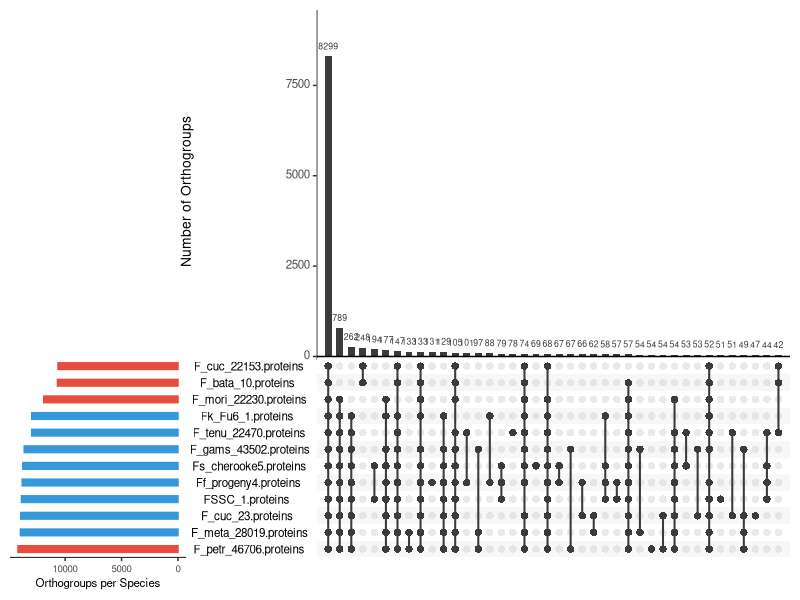
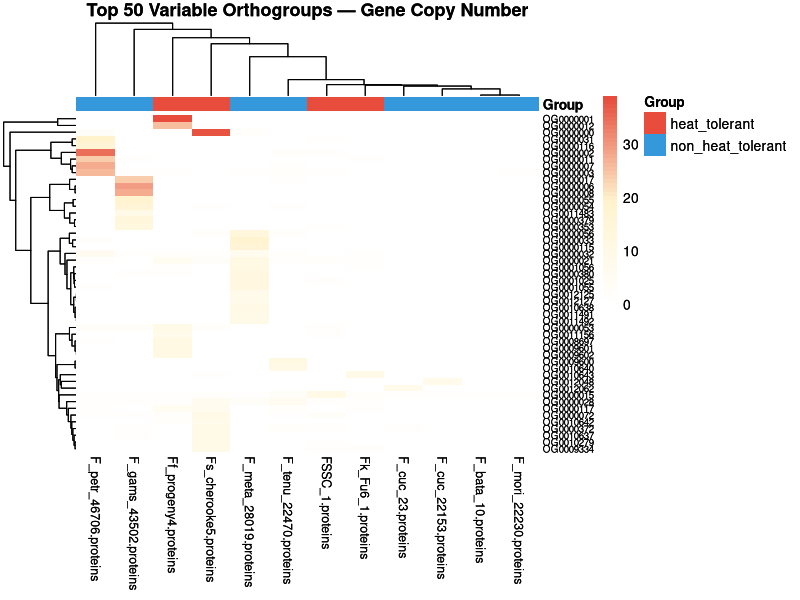
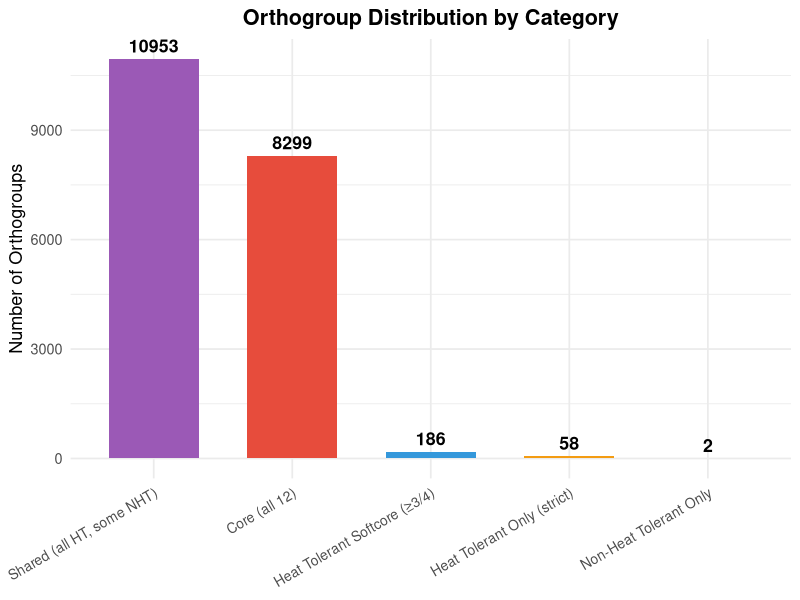

R code for these plots, in order:
## ---- chunk 1
#install.packages(c("tidyverse", "ggplot2", "ggvenn", "pheatmap", "RColorBrewer", "UpSetR"))
## ---- chunk 2
library(UpSetR)
library(tidyverse)
library(ggplot2)
library(pheatmap)
library(RColorBrewer)
## ---- chunk 3
ortho <- read.table("Data/Orthogroups.GeneCount.tsv",
                    header = TRUE, sep = "\t", row.names = 1)
ortho <- ortho[, !colnames(ortho) %in% "Total"] #remove Total column if present
meta <- read.csv("Data/metadata.csv")
rownames(meta) <- meta$genome
## ---- chunk 4
# Confirm column names match metadata
all(colnames(ortho) %in% meta$genome)  # Should return TRUE

# Reorder metadata to match ortho column order
meta <- meta[colnames(ortho), ]

# Separate species by group
heat_species     <- meta$genome[meta$group == "heat_tolerant"]
non_heat_species <- meta$genome[meta$group == "non_heat_tolerant"]
## ---- chunk 5
# Convert gene counts to presence (1) / absence (0)
pa_matrix <- as.data.frame((ortho > 0) * 1)

# ============================================================
# 3. CORE, SHARED, AND UNIQUE ORTHOGROUPS
# ============================================================

# --- Core orthogroups: present in ALL 12 genomes ---
core_OGs <- rownames(pa_matrix)[rowSums(pa_matrix) == ncol(pa_matrix)]
cat("Core orthogroups (all 12 genomes):", length(core_OGs), "\n")

# --- Shared between ALL heat tolerant only (present in all 4 HT, absent in all 8 NHT) ---
heat_present     <- rowSums(pa_matrix[, heat_species]) == length(heat_species)
non_heat_absent  <- rowSums(pa_matrix[, non_heat_species]) == 0
heat_unique_strict <- rownames(pa_matrix)[heat_present & non_heat_absent]
cat("Orthogroups UNIQUE to ALL heat tolerant (strict):", length(heat_unique_strict), "\n")

# --- Present in ALL heat tolerant (may also be in some non-HT) ---
heat_core_OGs <- rownames(pa_matrix)[rowSums(pa_matrix[, heat_species]) == length(heat_species)]
cat("Orthogroups in ALL heat tolerant genomes:", length(heat_core_OGs), "\n")

# --- Present in ALL non-heat tolerant only ---
non_heat_present <- rowSums(pa_matrix[, non_heat_species]) == length(non_heat_species)
heat_absent      <- rowSums(pa_matrix[, heat_species]) == 0
non_heat_unique  <- rownames(pa_matrix)[non_heat_present & heat_absent]
cat("Orthogroups UNIQUE to ALL non-heat tolerant:", length(non_heat_unique), "\n")

# --- Softcore: present in at least 3 of 4 heat tolerant ---
heat_softcore <- rownames(pa_matrix)[rowSums(pa_matrix[, heat_species]) >= 3 &
                                     rowSums(pa_matrix[, non_heat_species]) == 0]
cat("Orthogroups in ≥3 heat tolerant, absent in NHT:", length(heat_softcore), "\n")
## ---- chunk 6
# Save results
write.csv(data.frame(Orthogroup = core_OGs),
          "core_orthogroups_all12.csv", row.names = FALSE)
write.csv(data.frame(Orthogroup = heat_unique_strict),
          "orthogroups_unique_heat_tolerant.csv", row.names = FALSE)
write.csv(data.frame(Orthogroup = non_heat_unique),
          "orthogroups_unique_non_heat_tolerant.csv", row.names = FALSE)
write.csv(data.frame(Orthogroup = heat_softcore),
          "orthogroups_softcore_heat_tolerant.csv", row.names = FALSE)
## ---- chunk 7
# Presence/absence per species (each species as a set)
upset_data <- as.data.frame(t(pa_matrix))

# Make each species a column (UpSetR needs species as columns)
upset_input <- as.data.frame(pa_matrix)

# Add group color labels
species_colors <- ifelse(colnames(upset_input) %in% heat_species, "#E74C3C", "#3498DB")

upsetplot <- upset(upset_input,
      sets = colnames(upset_input),
      sets.bar.color = species_colors,
      order.by = "freq",
      decreasing = TRUE,
      mb.ratio = c(0.6, 0.4),
      number.angles = 0,
      text.scale = c(1.2, 1.2, 1, 1, 1.2, 1),
      mainbar.y.label = "Number of Orthogroups",
      sets.x.label = "Orthogroups per Species")

upsetplot
## ---- chunk 8

# Use only orthogroups that differ between heat and non-heat
# Filter for variable orthogroups (not all same value)
variable_OGs <- ortho[apply(ortho, 1, var) > 0, ]

# Take top 50 most variable for cleaner heatmap
top_variable <- variable_OGs[order(apply(variable_OGs, 1, var),
                                   decreasing = TRUE), ][1:50, ]

# Annotation for columns (species)
col_annotation <- data.frame(Group = meta$group)
rownames(col_annotation) <- meta$genome

ann_colors <- list(Group = c(heat_tolerant     = "#E74C3C",
                              non_heat_tolerant = "#3498DB"))

#png("heatmap_top50_variable_OGs.png", width = 1200, height = 1400, res = 150)
heatmap <- pheatmap(top_variable,
         annotation_col = col_annotation,
         annotation_colors = ann_colors,
         color = colorRampPalette(c("white", "#FFF3CD", "#E74C3C"))(50),
         clustering_distance_rows = "euclidean",
         clustering_distance_cols = "euclidean",
         clustering_method = "complete",
         show_rownames = TRUE,
         show_colnames = TRUE,
         fontsize_col = 9,
         fontsize_row = 7,
         main = "Top 50 Variable Orthogroups — Gene Copy Number",
         border_color = NA)
heatmap
## ---- chunk 9
summary_df <- data.frame(
  Category = c("Core (all 12)",
               "Heat Tolerant Only (strict)",
               "Non-Heat Tolerant Only",
               "Heat Tolerant Softcore (≥3/4)",
               "Shared (all HT, some NHT)"),
  Count = c(length(core_OGs),
            length(heat_unique_strict),
            length(non_heat_unique),
            length(heat_softcore),
            sum(heat_present) - length(heat_unique_strict))
)


ggplot(summary_df, aes(x = reorder(Category, -Count), y = Count, fill = Category)) +
  geom_bar(stat = "identity", width = 0.65) +
  geom_text(aes(label = Count), vjust = -0.5, size = 4.5, fontface = "bold") +
  scale_fill_manual(values = c("#E74C3C", "#F39C12", "#3498DB",
                                "#27AE60", "#9B59B6")) +
  labs(title = "Orthogroup Distribution by Category",
       x = NULL, y = "Number of Orthogroups") +
  theme_minimal(base_size = 13) +
  theme(legend.position = "none",
        axis.text.x = element_text(angle = 30, hjust = 1, size = 10),
        plot.title = element_text(hjust = 0.5, face = "bold"))
